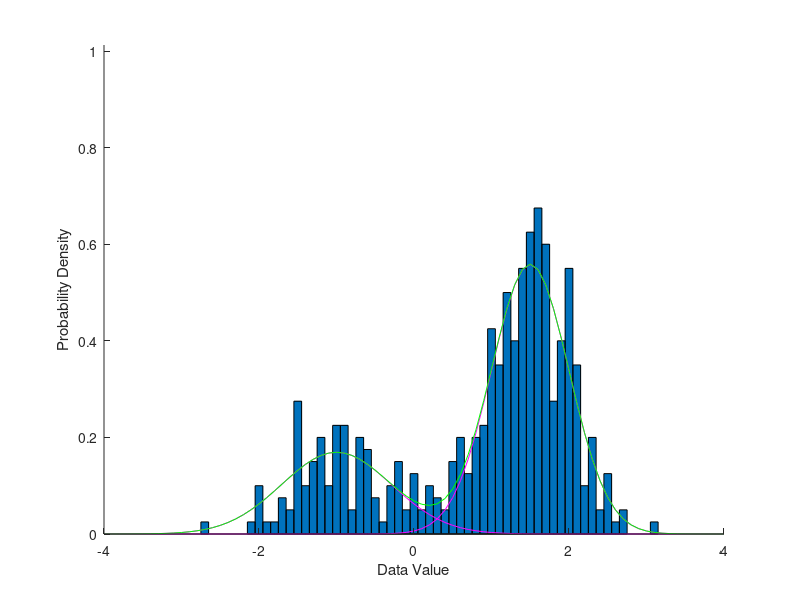
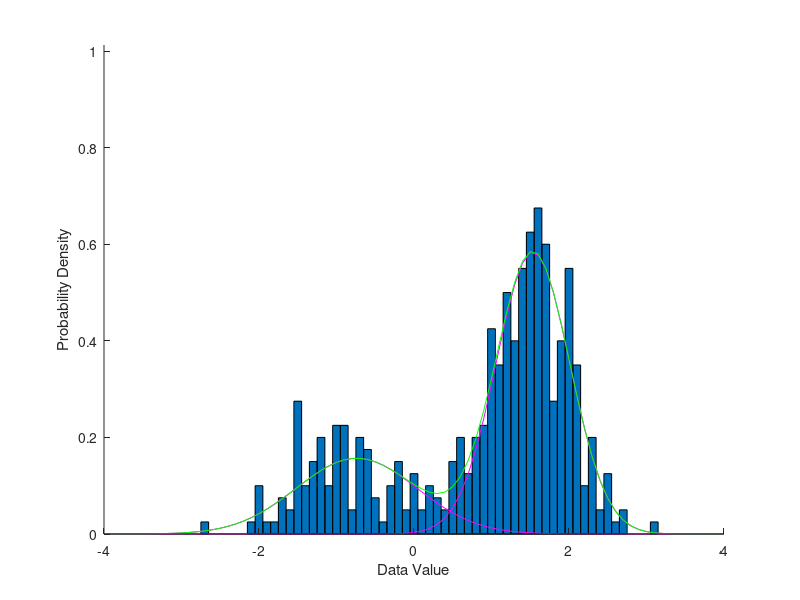

The MATLAB script that drew these images, in order:
function r=practicalMixGaussB

%The goal of this practical is to generate some data from a one-dimensional
%mixtures of Gaussians model, and subsequently to fit a mixtures of Gaussians model to
%this data, to recover the original parameters.

%You should use this template for your code and fill in the missing 
%sections marked "TO DO"

%close all open plots
close all;




% TO DO: Note (again) that you should NOT be using functions like normpdf and
% normfit or other functions from Statistics Toolbox in sampling from or
% fitting your distributions in this or further parts of this practical.
% Optionally, you can try comparing your results to those produced by those
% functions, but our goal here is to learn what is happening!





%define the True parameters for mixture of k Gaussians
%we will represent the mixtures of Gaussians as a Matlab structure
%we are working in 1 dimension, but if we were in d dimenisions, the mean field
%will be a dxk matrix and the cov field will be a dxdxk matrix.
mixGaussTrue.k = 2;
mixGaussTrue.d = 1;
mixGaussTrue.weight = [0.3 0.7];
mixGaussTrue.mean = [-1 1.5];
mixGaussTrue.cov = reshape([0.5 0.25],1,1,2);

%define number of samples to generate
nData = 400;

%generate data from the mixture of Gaussians
%TO DO - fill in this routine (below)
data = mixGaussGen1d(mixGaussTrue,nData);

%draw data, True Gaussians
figure;
drawEMData1d(data,mixGaussTrue);
drawnow;

%define number of components to estimate
nGaussEst = 2;

%fit mixture of Gaussians (Pretend someone handed you some data. Now what?)
%TO DO fill in this routine (below)
figure;
mixGaussEst = fitMixGauss1d(data,nGaussEst);




%==========================================================================
%==========================================================================

%the goal of this function is to generate data from a one-dimensional
%mixture of Gaussians structure.
function data = mixGaussGen1d(mixGauss,nData);

%create space for output data
data = zeros(1,nData);
%for each data point
for (cData =1:nData)
    %randomly choose Gaussian according to probability distributions
    h = sampleFromDiscrete(mixGauss.weight);
    %draw a sample from the appropriate Gaussian distribution
    %TO DO (d)- replace this
    data(:,cData) = mixGauss.mean(:,h)+sqrt(mixGauss.cov(:,:,h)).*randn(1);
end;
    
%==========================================================================
%==========================================================================

function mixGaussEst = fitMixGauss1d(data,k);
        
nData = size(data,2);

%MAIN E-M ROUTINE 
%there are nData data points, and there is a hidden variable associated
%with each.  If the hidden variable is 0 this indicates that the data was
%generated by the first Gaussian.  If the hidden variable is 1 then this
%indicates that the hidden variable was generated by the second Gaussian
%etc.

responsibilities =zeros(k, nData);

%in the E-M algorithm, we calculate a complete posterior distribution over
%the (nData) hidden variables in the E-Step.  In the M-Step, we
%update the parameters of the Gaussians (mean, cov, w).  

%we will initialize the values to random values
mixGaussEst.d = 1;
mixGaussEst.k = k;
mixGaussEst.weight = (1/k)*ones(1,k);
mixGaussEst.mean = 2*randn(1,k);
mixGaussEst.cov = 0.1+1.5*rand(1,1,k);

%calculate current likelihood
%TO DO - fill in this routine
logLike = getMixGaussLogLike(data,mixGaussEst);
fprintf('Log Likelihood Iter 0 : %4.3f\n',logLike);

nIter = 20;
for (cIter = 1:nIter)
  
   % ===================== =====================
   %Expectation step
   % ===================== =====================
   for (cData = 1:nData)
        %TO DO: fill in column of 'hidden' - caculate posterior probability that
        %this data point came from each of the Gaussians
        %replace this:
        thisData = data(:,cData);
        for i = 1:k
            responsibilities(i,cData) = mixGaussEst.weight(i)*getGaussProb(thisData,mixGaussEst.mean(i),mixGaussEst.cov(i));
        end
        responsibilities(:,cData) =  responsibilities(:,cData)/sum(responsibilities(:,cData),1);
   end;
   
   %calculate the log likelihood
   logLike = getMixGaussLogLike(data,mixGaussEst);
   fprintf('Log Likelihood After E-Step Iter %d : %4.3f\n',cIter,logLike);

   %calculate the bound
   %TO DO - Fill in this routine
   bound = getMixGaussBound(data,mixGaussEst,responsibilities);
   fprintf('Bound After E-Step Iter %d : %4.3f\n',cIter,bound);

   % ===================== =====================
   %Maximization Step
   % ===================== =====================
   %for each constituent Gaussian
   for (cGauss = 1:k) 
        %TO DO:  Update weighting parameters mixGauss.weight based on the total
        %posterior probability associated with each Gaussian. Replace this:
        mixGaussEst.weight(cGauss) = sum(responsibilities(cGauss,:),2)/sum(sum(responsibilities)); 
   
        %TO DO:  Update mean parameters mixGauss.mean by weighted average
        %where weights are given by posterior probability associated with
        %Gaussian.  Replace this:
        mixGaussEst.mean(cGauss) = responsibilities(cGauss,:)*(data')/sum(responsibilities(cGauss,:),2);
        
        %TO DO:  Update covarance parameter based on weighted average of
        %square distance from update mean, where weights are given by
        %posterior probability associated with Gaussian
        mixGaussEst.cov(1,1,cGauss) = sum(responsibilities(cGauss,:).*((data-mixGaussEst.mean(cGauss)).*(data-mixGaussEst.mean(cGauss))),2)/sum(responsibilities(cGauss,:),2);
   end;
   
   %draw the new solution
   drawEMData1d(data,mixGaussEst);drawnow;

   %calculate the log likelihood
   logLike = getMixGaussLogLike(data,mixGaussEst);
   fprintf('Log Likelihood After M-Step Iter %d : %4.3f\n',cIter,logLike);

   %calculate the bound
   bound = getMixGaussBound(data,mixGaussEst,responsibilities);
   fprintf('Bound After M-Step Iter %d : %4.3f\n',cIter,bound);   
end;


%==========================================================================
%==========================================================================

%the goal of this routine is to calculate the log likelihood for the whole
%data set under a mixture of Gaussians model. We calculate the log because the
%likelihood will probably be a very small number that Matlab may not be
%able to represent.
function logLike = getMixGaussLogLike(data,mixGaussEst);

%find total number of data items
nData = size(data,2);

%initialize log likelihoods
logLike = 0;

%run through each data item
for(cData = 1:nData)
    thisData = data(:,cData);    
    %TO DO (e) - calculate likelihood of this data point under mixture of
    %Gaussians model. Replace this
    like = 0;
    for i = 1:mixGaussEst.k
        norm = getGaussProb(thisData,mixGaussEst.mean(i),mixGaussEst.cov(i));
        like = like+(mixGaussEst.weight(i)).*norm;
    end
    %add to total log like
    logLike = logLike+log(like);        
end;

%==========================================================================
%==========================================================================

%the goal of this routine is to calculate the bound on the 
%log likelihood for the whole data set under a mixture of Gaussians model.
function bound = getMixGaussBound(data,mixGaussEst,responsibilities)

%find total number of data items
nData = size(data,2);

%initialize bound
bound = 0;

%run through each data item
for(cData = 1:nData)
    %extract this data
    thisData = data(:,cData);    
    %extract this q(h)
    thisQ = responsibilities(:,cData);
    
    %TO DO - calculate contribution to bound of this datapoint
    %Replace this
    boundValue = 0;
    for i = 1:mixGaussEst.k
        norm = getGaussProb(thisData,mixGaussEst.mean(i),mixGaussEst.cov(i));
        boundValue= boundValue + thisQ(i)*log((mixGaussEst.weight(:)).*norm/thisQ(i));       
    end
        
    %add to total log like
    bound = bound+boundValue;        
end;





%==========================================================================
%==========================================================================

%The goal fo this routine is to draw the data in histogram form and plot
%the mixtures of Gaussian model on top of it.
function r = drawEMData1d(data,mixGauss)

%delete previous plot if it exists
hold off;
%bin the data to make a histogram
binWidth = 0.1;
binMin =-4;
binMax = 4;
xHist = binMin:binWidth:binMax;
yHist = hist(data,xHist)/(length(data)*binWidth);
bar(xHist,yHist,1);
%retain this plot
hold on;
%calculate Gaussian data
nGauss = mixGauss.k;
gaussEnvEst = zeros(size(xHist));
for (cGauss = 1:nGauss)
    %calculate weighted Gaussian values
    gaussProb = mixGauss.weight(cGauss)*getGaussProb(xHist,mixGauss.mean(cGauss),mixGauss.cov(cGauss));
    plot(xHist, gaussProb,'m-');
    %add to form envelope
    gaussEnvEst = gaussEnvEst+gaussProb;
end;
plot(xHist, gaussEnvEst,'g-');

%tidy up plot
xlabel('Data Value');
ylabel('Probability Density');
set(gca,'Box','Off');
set(gcf,'Color',[1 1 1]);
xlim([binMin binMax]);
ylim([0 max(yHist)*1.5]);

%==========================================================================
%==========================================================================

%draws a random sample from a discrete probability distribution using a
%rejection sampling method
function r = sampleFromDiscrete(probDist);

nIndex = length(probDist);
while(1)
    %choose random index
    r=ceil(rand(1)*nIndex);
    %choose random height
    randHeight = rand(1);
    %if height is less than probability value at this point in the
    %histogram then select
    if (randHeight<probDist(r))
        break;
    end;
end;
    
%==========================================================================
%==========================================================================

%subroutine to return gaussian probabilities
function prob = getGaussProb(x,mean,var)

prob = exp(-0.5*((x-mean).^2)/(var));
prob = prob/ sqrt(2*pi*var);

